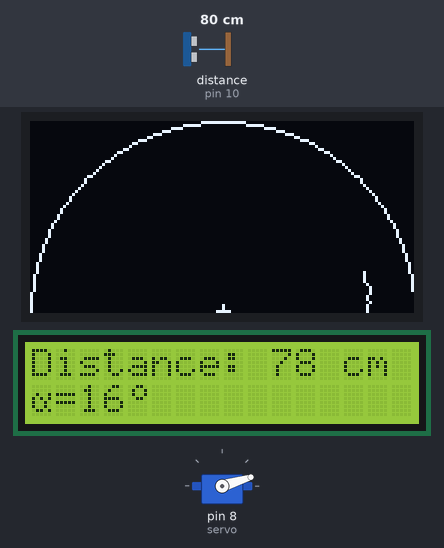
Simulated run of this sketch. Board: Arduino Mega 2560, built with avr-gcc and run on an emulated ATmega2560. Shown: 128×64 one-colour display, 16×2 character LCD, servo. Wiring (inferred from the names in the program): ultrasonic range finder: trigger pin 9; echo pin 10. The test bench sets the inputs (shaded band); at power-on: distance to the obstacle (sensor on pin 10) 80 cm. The echo pulse lasts 58.3 µs per cm; the display library's start-up logo is not drawn.

Above: at 1.36 s.
1.4 s: distance to the obstacle (sensor on pin 10) set to 2 cm
At 1.59 s:
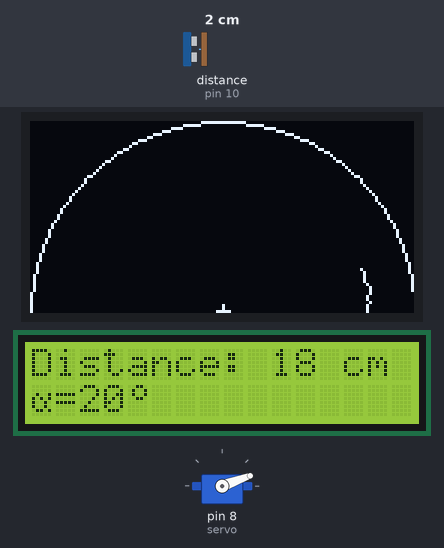
3.0 s: distance to the obstacle (sensor on pin 10) set to 120 cm
At 3.17 s:
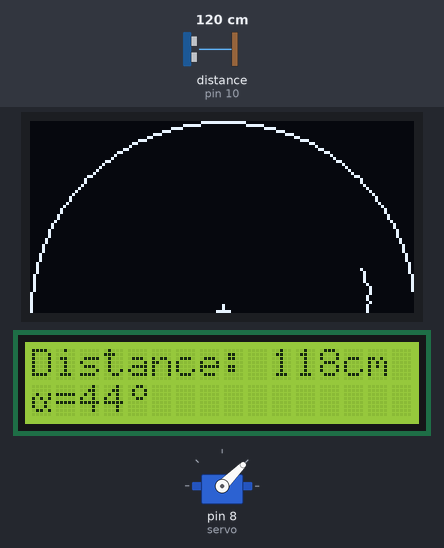
5.5 s: distance to the obstacle (sensor on pin 10) set to 4 cm
At 16.72 s:
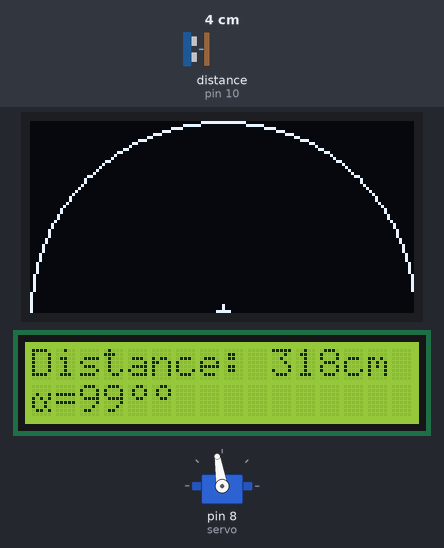
Timing chart, 0 to 18.2 s (numbered marks = the images above; inputs shaded):
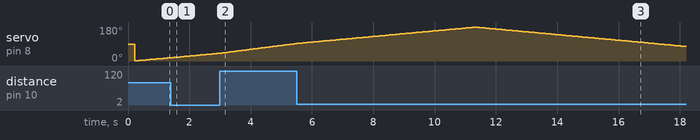

Measured:
- by itself, servo on pin 8 (servo): rises from 92° to 179° in 5.8 s, then falls to 77° in 6.8 s

The sketch:

RADAR.ino
```cpp
/*
    Project: Distance meter
    Author: Mihkel Tiganik
    Date: 20.07.2018
    Hardware:
      Arduino MEGA board
      LCD1602 display
      SSD1306 OLED display
      HC-SR04 Ultrasonic sensor
      Servo motor
    Description:
      *Connect LCD1602 display with I2C Adapter
      *Connect SSD1306 OLED with I2C Adapter
      *Make HC-SR04 Ultrasonic sensor to read distance
      *Place Ultrasonic sensor on top of servo motor
      *Make servo motor to rotate 180 degrees
      *Display US sensor values to LCD and OLED display
      *For OLED display, show sensor values as cyclic radar values
*/


#include <LiquidCrystal_I2C.h> // for LCD
#include <Servo.h>             // for servo motor
#include <SPI.h>
#include <Wire.h>
#include <Adafruit_GFX.h>      // for OLED
#include <Adafruit_SSD1306.h>  // for OLED


#define MAX_DISTANCE 100       // Distance to show on OLED display
#define HALF_WIDTH 64          // OLED display half width. For calculating

// OLED display
#define OLED_RESET 4
Adafruit_SSD1306 display(OLED_RESET);

// LCD display
LiquidCrystal_I2C lcd(0x3F, 16, 2); // Creates an LCD object. Parameters: (rs, enable, d4, d5, d6, d7)

Servo servo;

// user defined 'angle' sign to display on LCD display
uint8_t angle_sign[8] = {0x6, 0x9 ,0x9, 0x6, 0x0, 0x0, 0x0};

byte servo_direction = HIGH;
int angle = 0;
const int trigPin = 9;    // Ultrasound trigger pin
const int echoPin = 10;   // Ultrasound echo pin
long duration;            // duration of ultrasound
int distanceCm;           // variable to convert US duration to distance
double displayRadius;     // = distanceCm * HALF_WIDTH / MAX_DISTANCE;

void setup() {
 display.begin(SSD1306_SWITCHCAPVCC, 0x3C);
 display.display();
 display.clearDisplay();

  resetOLEDDisplay();
  display.display();
  lcd.begin();
  lcd.createChar(0, angle_sign);
  servo.attach(8);
  pinMode(trigPin, OUTPUT);
  pinMode(echoPin, INPUT);
  Serial.begin(9600);
}

void loop() {

  // move servo
  if(servo_direction){
    angle++;
  }else{
    angle--;
  }
  checkServoDirection();
  servo.write(angle);

  // get distance value
  digitalWrite(trigPin, LOW);
  delayMicroseconds(2);
  digitalWrite(trigPin, HIGH);
  delayMicroseconds(10);
  digitalWrite(trigPin, LOW);
  duration = pulseIn(echoPin, HIGH);

  if(duration < 30000)
  {
    // convert echo duration time to distance
    distanceCm = duration * 0.034 / 2;
  }
  // // Optional. Write US sensor value to Serial
  // Serial.println(distanceCm);

  // Write value to LCD screen
  lcd.setCursor(0, 0);      // Sets the location at which subsequent text written to the LCD will be displayed
  lcd.print("Distance: ");  // Prints string "Distance" on the LCD
  //lcd.setCursor(10,0);
  lcd.print(distanceCm);    // Prints the distance value from the sensor
  lcd.setCursor(13,0);
  lcd.print("cm");
  lcd.setCursor(0,1);
  lcd.write(224);
  lcd.print("=");
  lcd.print(angle);
  lcd.write(0);

  delay(10);

  // Write value to OLED display
  if(distanceCm <= MAX_DISTANCE){
    displayRadius = distanceCm * HALF_WIDTH / MAX_DISTANCE;
    display.drawPixel(HALF_WIDTH + displayRadius * cos(angle * PI / 180),
    HALF_WIDTH - displayRadius *sin(angle * PI / 180) ,WHITE);
    display.display();
  }
  delay(10);
}

void checkServoDirection(){
  if(angle >=179){
      // let servo go back
      servo_direction = LOW;
      resetOLEDDisplay();
  }else if(angle <= 1){
    servo_direction = HIGH;
    resetOLEDDisplay();
  }
}

void resetOLEDDisplay(){
  display.clearDisplay();
  display.drawLine(62,63,66,63,WHITE);
  display.drawLine(64, 63, 64, 61, WHITE);
  display.drawCircle(64,64,64,WHITE);
  display.display();
}
```
